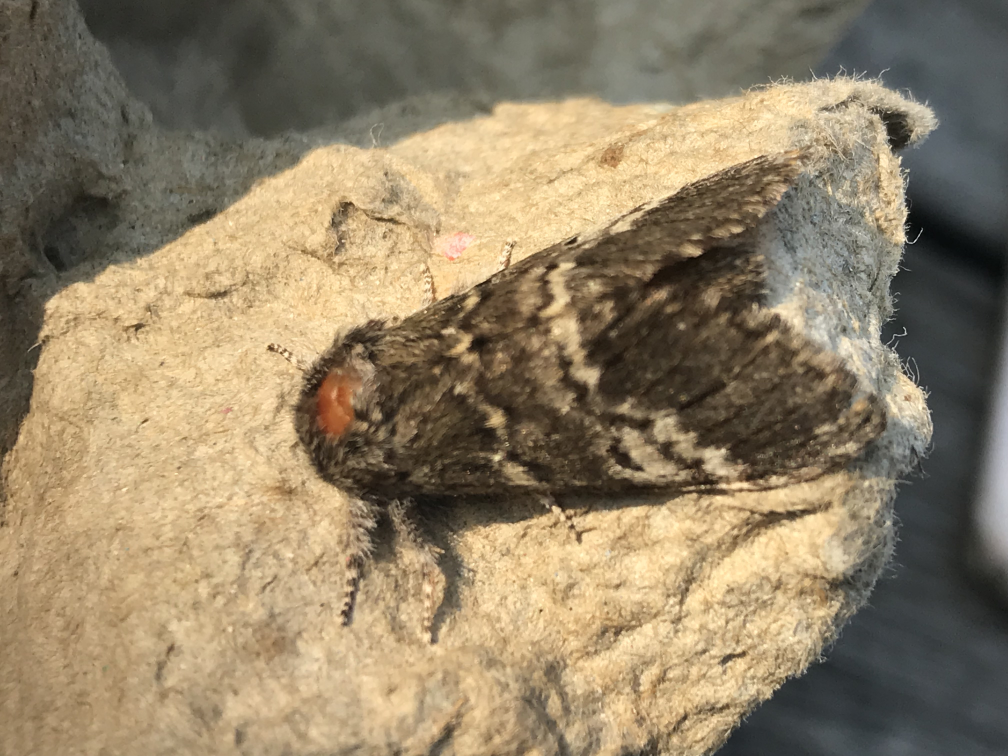
#> input picture dunpics/IMG_0002.JPG, 4032 x 3024 px (shown at 1/4 size); its folder holds 4 pictures in this run
$ python resizepll.py   (Python 2 division)
#> lines starting #> are read from the running program, lines starting #| are printed output that depends on the picture
import numpy as np
import os
import multiprocessing as mp
from PIL import Image

inpath="./dunpics/"
outpath="./normalizedpics/"

#x=2592
#y=1935
x=1000
y=750

def resize(file):
#> called with file = 'IMG_0002.JPG'
    print file
    i=Image.open(inpath+file)
#> i is the input picture: PIL image 4032x3024 RGB; mean R, G, B 145.3, 129.6, 103.2
    if i.size != (x,y):
        print "resizing"
        i = i.resize((x,y))
#> i: PIL image 1000x750 RGB
    else:
        print "Not resizing"

    print "Saving " + file + " to " + outpath
    i.save(outpath+file)

if __name__ == '__main__':

    files=os.listdir(inpath)

    pool = mp.Pool(processes=8)

    results = [pool.apply_async(resize, args=(f,)) for f in files]
#> call 2 of resize, with file = 'IMG_0016.JPG'
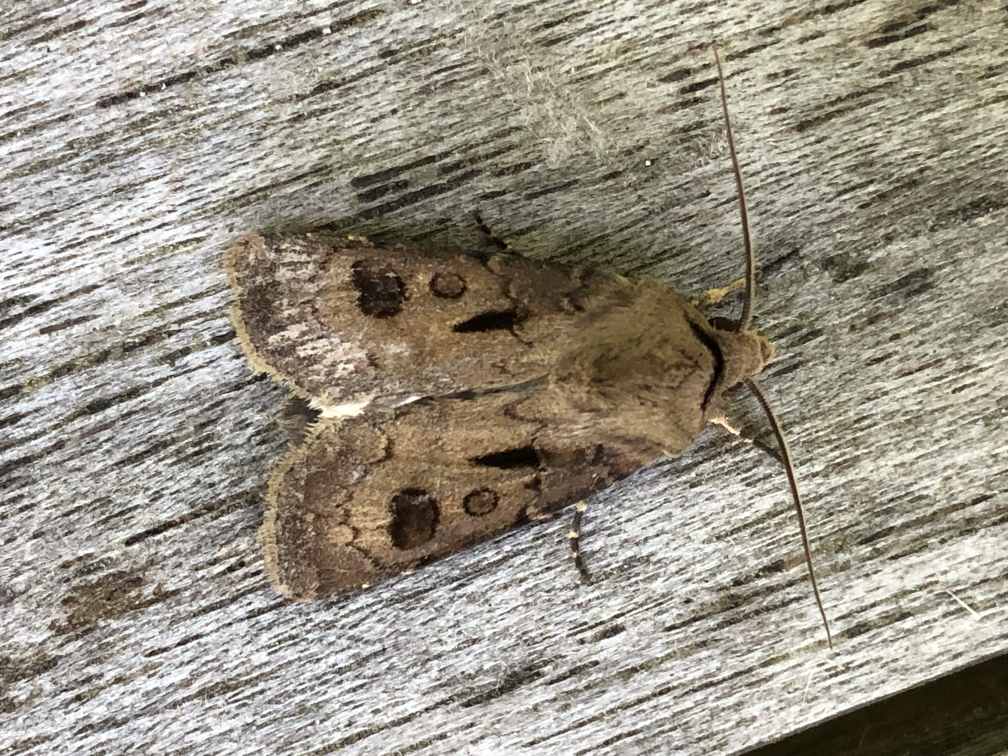
#> input picture dunpics/IMG_0016.JPG, 4032 x 3024 px (shown at 1/4 size)
#> in resize, i is the input picture: PIL image 4032x3024 RGB; mean R, G, B 153.3, 147, 133.6
#> in resize (call 2), `i = i.resize((x,y))`:
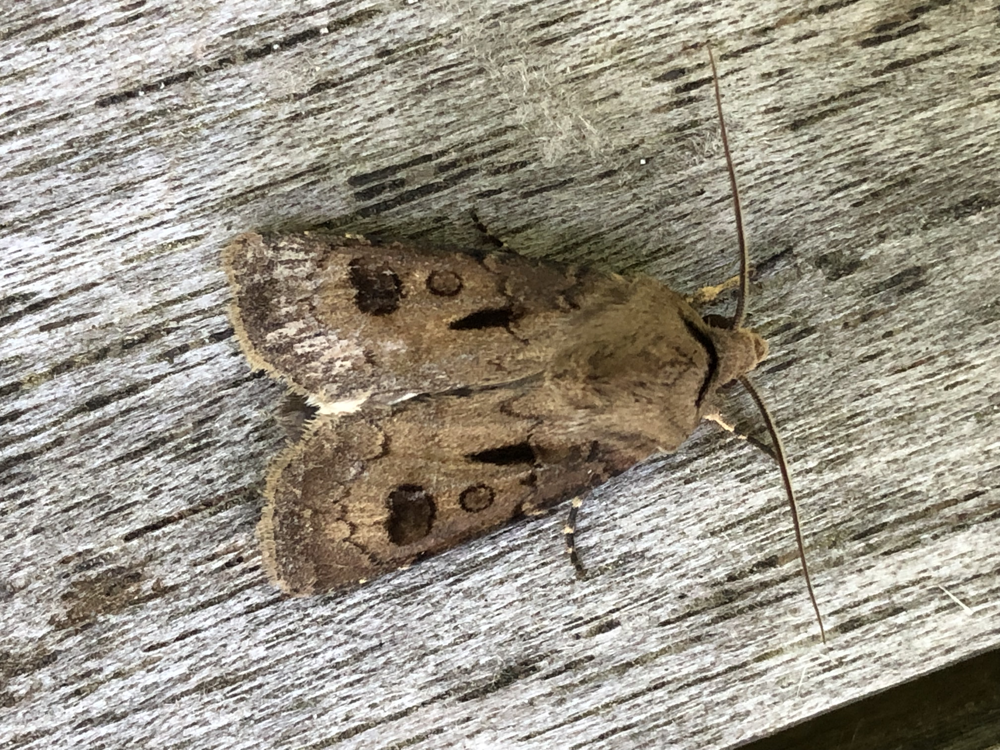
#> i: PIL image 1000x750 RGB; mean R, G, B 153.2, 146.9, 133.6
#> call 3 of resize, with file = 'IMG_0020.JPG'
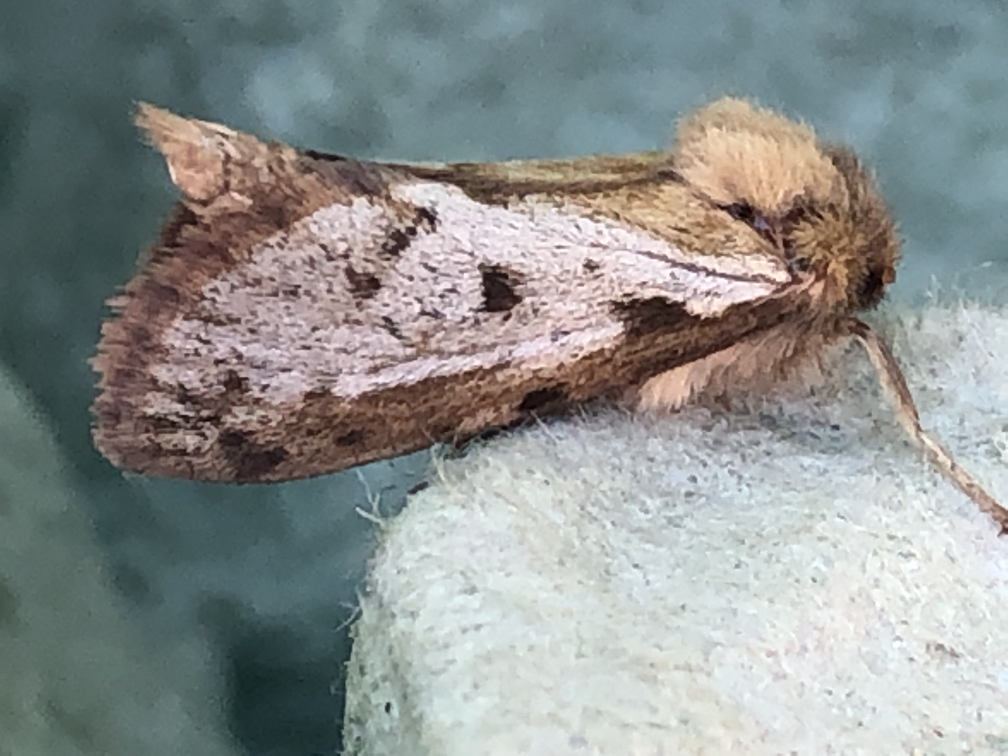
#> input picture dunpics/IMG_0020.JPG, 4032 x 3024 px (shown at 1/4 size)
#> in resize, i is the input picture: PIL image 4032x3024 RGB; mean R, G, B 141.3, 145.5, 143.6
#> in resize (call 3), `i = i.resize((x,y))`:
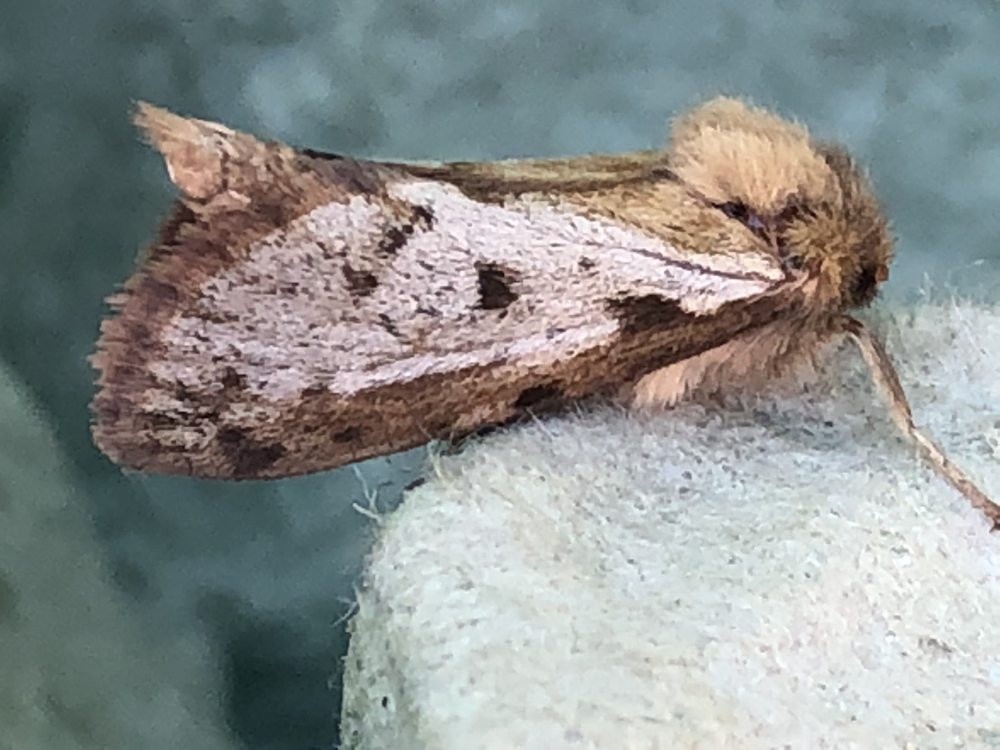
#> i: PIL image 1000x750 RGB; mean R, G, B 141.3, 145.5, 143.6
#> call 4 of resize, with file = 'IMG_0021.JPG'
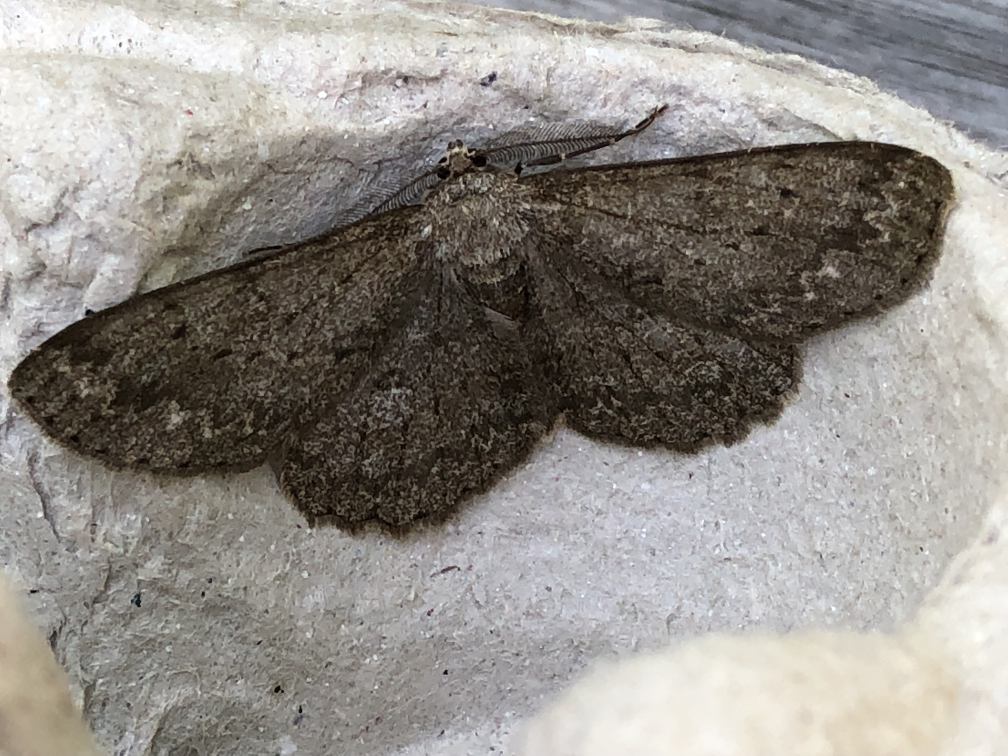
#> input picture dunpics/IMG_0021.JPG, 4032 x 3024 px (shown at 1/4 size)
#> in resize, i is the input picture: PIL image 4032x3024 RGB; mean R, G, B 146.3, 142, 136.7
#> in resize (call 4), `i = i.resize((x,y))`:
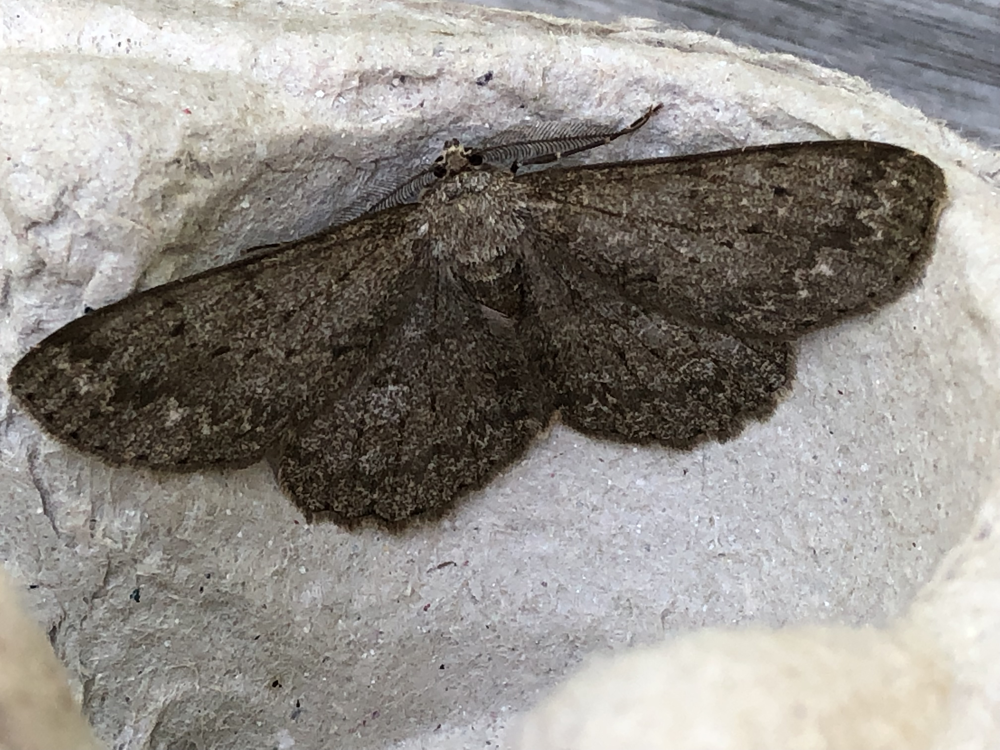
#> i: PIL image 1000x750 RGB; mean R, G, B 146.3, 142, 136.7
    output = [p.get() for p in results]

    #print(output)
